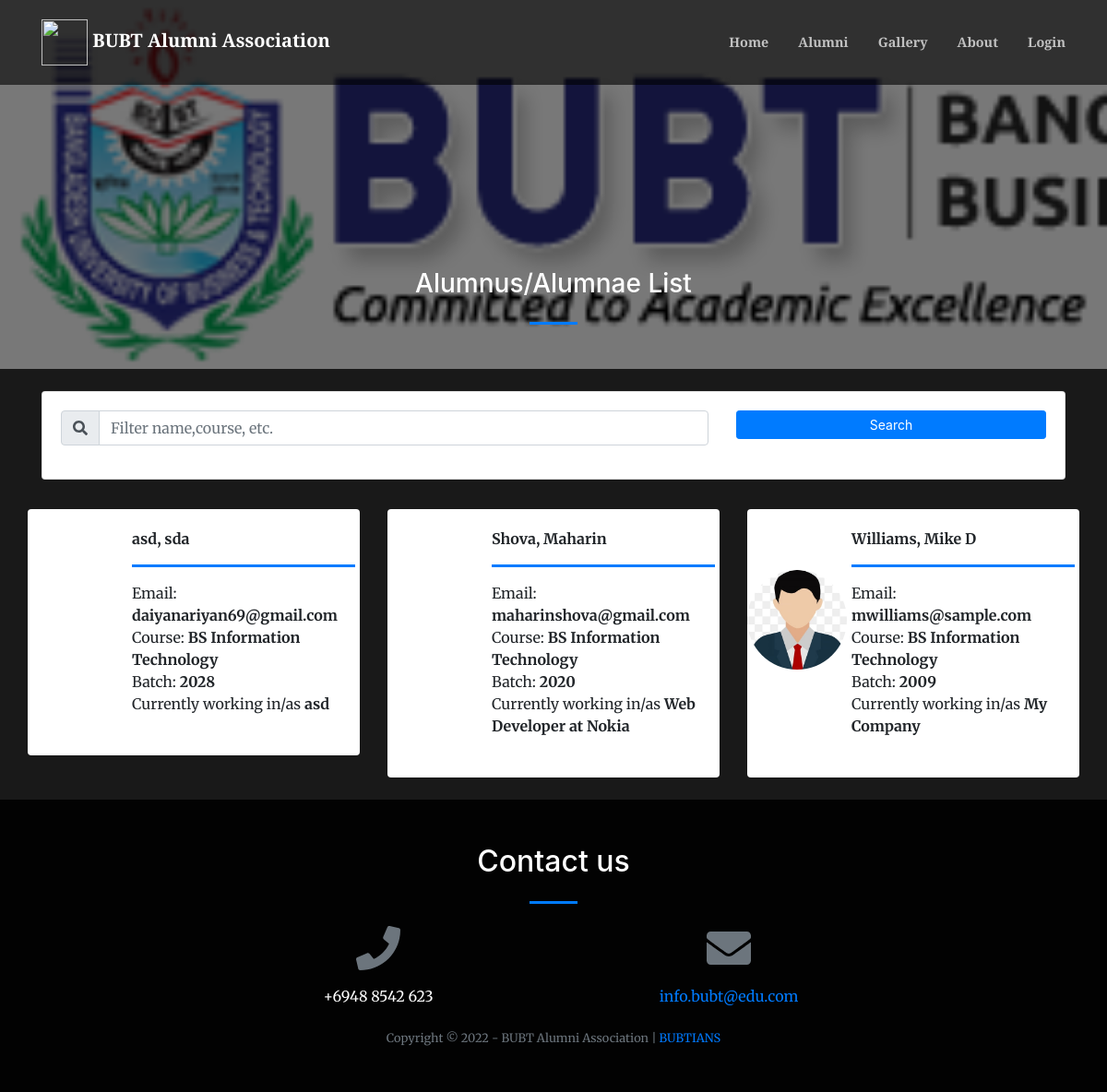
The app's page /index.php?page=alumni_list with its own data.
### tables this page shows
CREATE TABLE `alumnus_bio` (
  `id` int(30) NOT NULL,
  `firstname` varchar(200) NOT NULL,
  `middlename` varchar(200) NOT NULL,
  `lastname` varchar(200) NOT NULL,
  `gender` varchar(10) NOT NULL,
  `batch` year(4) NOT NULL,
  `course_id` int(30) NOT NULL,
  `email` varchar(250) NOT NULL,
  `connected_to` text NOT NULL,
  `avatar` text NOT NULL,
  `status` tinyint(1) NOT NULL DEFAULT 0 COMMENT '0= Unverified, 1= Verified',
  `date_created` date NOT NULL DEFAULT current_timestamp()
);

CREATE TABLE `courses` (
  `id` int(30) NOT NULL,
  `course` text NOT NULL,
  `about` text NOT NULL
);

### alumni_list.php (the view, shortened to what this page needs)
<?php
include 'admin/db_connect.php';
?>
        <header class="masthead">
            <div class="container-fluid h-100">
                <div class="row h-100 align-items-center justify-content-center text-center">
                    <div class="col-lg-8 align-self-end mb-4 page-title">
                        <h3 class="text-white">Alumnus/Alumnae List</h3>
                        <hr class="divider my-4" />
                    </div>
                </div>
            </div>
        </header>
        	<div class="container">
        		<div class="card mb-4 mt-4">
		        <div class="card-body">
		            <div class="row">
		                <div class="col-md-8">
		                    <div class="input-group mb-3">
		                      <div class="input-group-prepend">
		                        <span class="input-group-text" id="filter-field"><i class="fa fa-search"></i></span>
		                      </div>
		                      <input type="text" class="form-control" id="filter" placeholder="Filter name,course, etc." aria-label="Filter" aria-describedby="filter-field">
		                    </div>
		                </div>
		                <div class="col-md-4">
		                    <button class="btn btn-primary btn-block btn-sm" id="search">Search</button>
		                </div>
		            </div>
		        </div>
		    </div>
        	</div>
            <div class="container-fluid mt-3 pt-2">
                <div class="row-items">
                <div class="col-lg-12">
                    <div class="row">
                <?php
                $fpath = 'admin/assets/uploads';
                $alumni = $conn->query("SELECT a.*,c.course,Concat(a.lastname,', ',a.firstname,' ',a.middlename) as name from alumnus_bio a inner join courses c on c.id = a.course_id order by Concat(a.lastname,', ',a.firstname,' ',a.middlename) asc");
                while($row = $alumni->fetch_assoc()):
                ?>
                <div class="col-md-4 item">
                <div class="card alumni-list" data-id="<?php echo $row['id'] ?>">
                        <div class="alumni-img" card-img-top>
                            <img src="<?php echo $fpath.'/'.$row['avatar'] ?>" alt="">
                        </div>
                    <div class="card-body">
                        <div class="row align-items-center h-100">
                            <div class="">
                                <div>
                                <p class="filter-txt"><b><?php echo $row['name'] ?></b></p>
                                <hr class="divider w-100" style="max-width: calc(100%)">
                                <p class="filter-txt">Email: <b><?php echo $row['email'] ?></b></p>
                                <p class="filter-txt">Course: <b><?php echo $row['course'] ?></b></p>
                                <p class="filter-txt">Batch: <b><?php echo $row['batch'] ?></b></p>
                                <p class="filter-txt">Currently working in/as <b><?php echo $row['connected_to'] ?></b></p>
                                    <br>
                                </div>
                            </div>
                        </div>
                    </div>
                </div>
                <br>
                </div>
                <?php endwhile; ?>
                </div>
                </div>
                </div>
            </div>

### index.php (shortened to what this page needs)
<!DOCTYPE html>
<html lang="en">
    <?php
    include('header.php');
    ?>
    <body id="page-top">
        <nav class="navbar navbar-expand-lg navbar-light fixed-top py-3" id="mainNav">
            <div class="container">
                <a class="navbar-brand js-scroll-trigger" href="./">
                <img src="assets/img/BUBT-Logos.png" width="50" height="50" class="d-inline-block align-middle" alt="">
                <?php echo $_SESSION['system']['name'] ?></a>
                <div class="collapse navbar-collapse" id="navbarResponsive">
                    <ul class="navbar-nav ml-auto my-2 my-lg-0">
                        <li class="nav-item"><a class="nav-link js-scroll-trigger" href="index.php?page=home">Home</a></li>
                        <li class="nav-item"><a class="nav-link js-scroll-trigger" href="index.php?page=alumni_list">Alumni</a></li>
                        <li class="nav-item"><a class="nav-link js-scroll-trigger" href="index.php?page=gallery">Gallery</a></li>
                        <li class="nav-item"><a class="nav-link js-scroll-trigger" href="index.php?page=about">About</a></li>
                        <?php if(!isset($_SESSION['login_id'])): ?>
                        <li class="nav-item"><a class="nav-link js-scroll-trigger" href="#" id="login">Login</a></li>
                        <?php endif; ?>
                    </ul>
                </div>
            </div>
        </nav>
        <?php
        $page = isset($_GET['page']) ?$_GET['page'] : "home";
        include $page.'.php';
        ?>
        <footer class=" py-5">
            <div class="container">
                <div class="row justify-content-center">
                    <div class="col-lg-8 text-center">
                        <h2 class="mt-0 text-white">Contact us</h2>
                        <hr class="divider my-4" />
                    </div>
                </div>
                <div class="row">
                    <div class="col-lg-4 ml-auto text-center mb-5 mb-lg-0">
                        <i class="fas fa-phone fa-3x mb-3 text-muted"></i>
                        <div class="text-white"><?php echo $_SESSION['system']['contact'] ?></div>
                    </div>
                    <div class="col-lg-4 mr-auto text-center">
                        <i class="fas fa-envelope fa-3x mb-3 text-muted"></i>
                        <a class="d-block" href="mailto:<?php echo $_SESSION['system']['email'] ?>"><?php echo $_SESSION['system']['email'] ?></a>
                    </div>
                </div>
            </div>
            <br>
            <div class="container"><div class="small text-center text-muted">Copyright © 2022 - <?php echo $_SESSION['system']['name'] ?> | <a href="https://www.bubt.edu.bd" target="_blank">BUBTIANS</a></div></div>
        </footer>
    </body>
</html>

### header.php (shortened to what this page needs)
<link href="admin/assets/css/jquery.datetimepicker.min.css" rel="stylesheet">
<link href="https://cdnjs.cloudflare.com/ajax/libs/magnific-popup.js/1.1.0/magnific-popup.min.css" rel="stylesheet" />
<link href="admin/assets/vendor/bootstrap-datepicker/css/bootstrap-datepicker.css" rel="stylesheet" />
<link href="css/styles.css" rel="stylesheet" />
<link type="text/css" rel="stylesheet" href="admin/assets/css/jquery-te-1.4.0.css">
 <link href="admin/assets/css/select2.min.css" rel="stylesheet">

### alumni_list.php (style rules this page uses)
.alumni-list { cursor: pointer; border: unset; flex-direction: inherit; }
.alumni-img { width: calc(30%); max-height: 30vh; display: flex; align-items: center; justify-content: center; }
.alumni-list .card-body { width: calc(70%); }
.alumni-img img { border-radius: 100%; max-height: calc(100%); max-width: calc(100%); }
header.masthead,header.masthead:before { min-height: 50vh !important; height: 50vh !important }
.row-items { position: relative; }
.masthead { min-height: 23vh !important; height: 23vh !important; }
.masthead:before { min-height: 23vh !important; height: 23vh !important; }
.alumni-list p { margin:unset; }

### records on screen
alumnus_bio: name "asd, sda", email "daiyanariyan69@gmail.com", course.course "BS Information Technology", batch "2028", connected_to "asd"
alumnus_bio: name "Shova, Maharin", email "maharinshova@gmail.com", course.course "BS Information Technology", batch "2020", connected_to "Web Developer at Nokia"
alumnus_bio: avatar (picture), name "Williams, Mike D", email "mwilliams@sample.com", course.course "BS Information Technology", batch "2009", connected_to "My Company"

### other values on screen
$_SESSION['system']['name'] "BUBT Alumni Association"
$_SESSION['system']['contact'] "+6948 8542 623"
$_SESSION['system']['email'] "info.bubt@edu.com"
